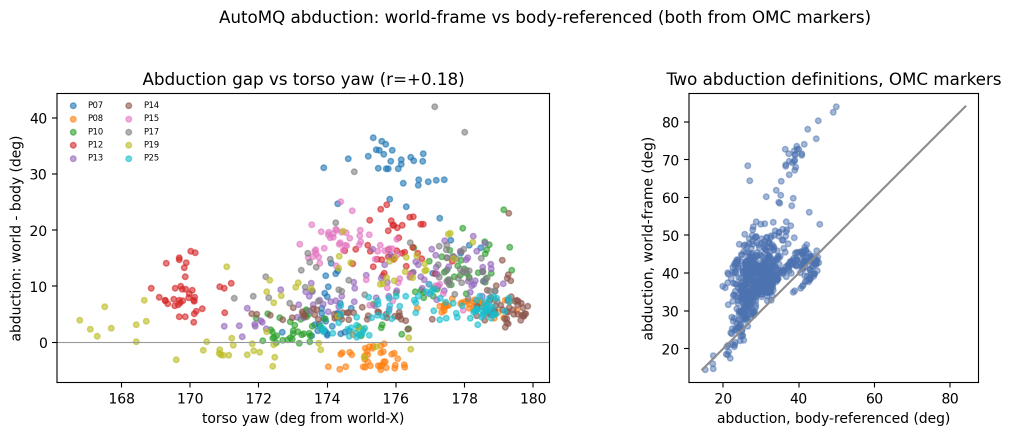
#> input picture paper/archive_20260820/automq_abduction_ref_test.png, 2023 x 872 px (shown at 1/2 size)
$ python -i imgproc.py   (imports and definitions only)
#> lines starting #> are read from the running program, lines starting #| are printed output that depends on the picture; after the words box and inside, x2 and y2 are one past the last pixel; in counts of white or black regions, pixels touching at a corner belong together
#> further down, picture is the input picture: shape (872, 2023, 3); mean B, G, R 242.4, 242, 241.8
"""ONE shared image+geometry transform for the whole mv3d pipeline — the generalization fix.

The invariant that makes everything rig-agnostic: a loader emits `img`, `P`, and any 2D keypoints
ALL in the SAME coordinate space — the pixel space of the model-input image tensor. Then the model
never needs native resolution, aspect ratio, or resize details: it just uses P and P/hm_stride.

We letterbox (aspect-preserving resize + pad) to a square `imgsz`, exactly like YOLO's backbone was
trained — NOT a squash-to-square (which distorts non-square rigs and is off-distribution for the
CSPDarknet). The SAME affine (scale r, pad dw/dh) is applied to the image, to P (left-multiply), and
to any native-px 2D. Works for ANY camera resolution / aspect ratio.

letterbox affine (native px -> input px):  u' = r*u + dw,  v' = r*v + dh   (r=min(imgsz/W,imgsz/H))
"""
import numpy as np
import cv2
import torch


# [36 lines left out: functions letterbox_params, letterbox_image, letterbox_P, letterbox_pts, not called in this run]


# ── PHOTOMETRIC augmentations (multi-view SAFE: don't move pixels -> P & 2D unchanged) ──
# Copied from ultralytics with its default pose gains. Geometric augs (mosaic/flip/translate/scale)
# are DELIBERATELY EXCLUDED: they'd break multi-view correspondence / need P-composition. The
# domain-gap generalization (synthetic->real) comes mainly from these photometric ops anyway.
HSV_H, HSV_S, HSV_V = 0.015, 0.7, 0.4        # ultralytics defaults
ERASE_P = 0.4                                 # ultralytics 'erasing' default


def random_hsv(img, hgain=HSV_H, sgain=HSV_S, vgain=HSV_V):
    """ultralytics RandomHSV (exact math), in-place on a BGR uint8 image. Photometric only."""
#> called with hgain = 0.015, sgain = 0.7, vgain = 0.4
    if img.shape[-1] != 3 or not (hgain or sgain or vgain):
        return img
    dtype = img.dtype
    r = np.random.uniform(-1, 1, 3) * [hgain, sgain, vgain]
    x = np.arange(0, 256, dtype=r.dtype)
    lut_hue = ((x + r[0] * 180) % 180).astype(dtype)
    lut_sat = np.clip(x * (r[1] + 1), 0, 255).astype(dtype)
#> lut_sat = 256 values from 0 to 255
    lut_val = np.clip(x * (r[2] + 1), 0, 255).astype(dtype)
#> lut_val = 256 values from 0 to 255
    lut_sat[0] = 0
    hue, sat, val = cv2.split(cv2.cvtColor(img, cv2.COLOR_BGR2HSV))
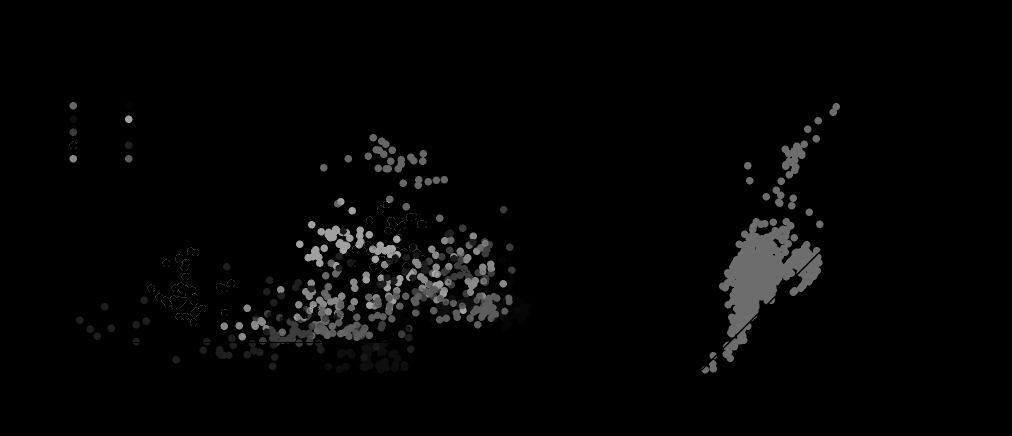
#> hue: shape (872, 2023) (shown at 1/2 size); min 0, max 179, mean 4.9
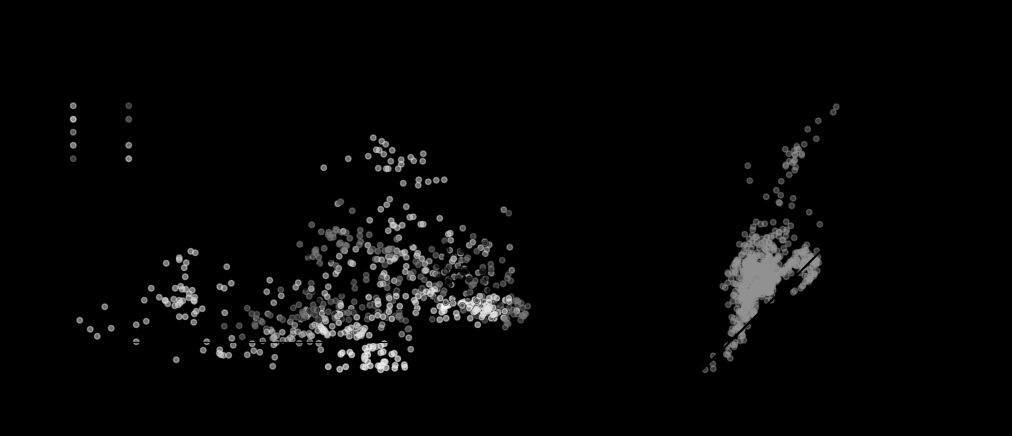
#> sat: shape (872, 2023) (shown at 1/2 size); min 0, max 241, mean 6.5
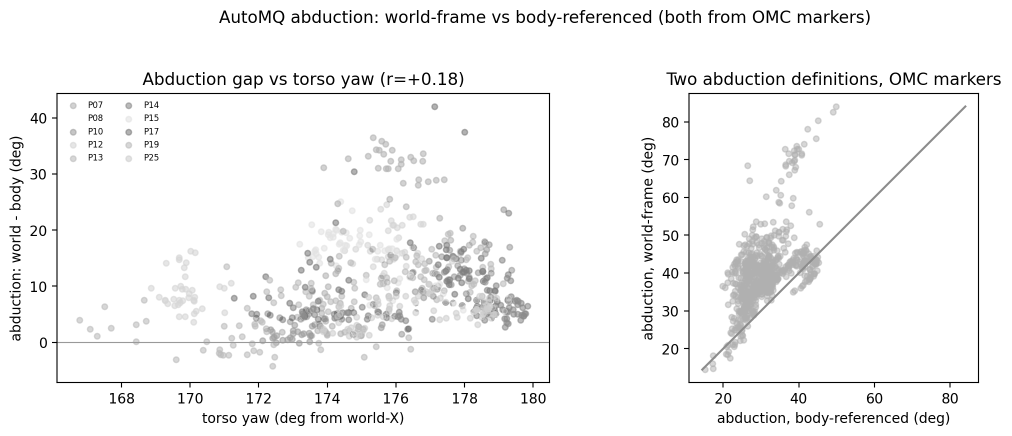
#> val: shape (872, 2023) (shown at 1/2 size); min 0, max 255, mean 244.7
    im_hsv = cv2.merge((cv2.LUT(hue, lut_hue), cv2.LUT(sat, lut_sat), cv2.LUT(val, lut_val)))
#> im_hsv: shape (872, 2023, 3); mean H, S, V 4.9, 8.3, 245.9
    cv2.cvtColor(im_hsv, cv2.COLOR_HSV2BGR, dst=img)
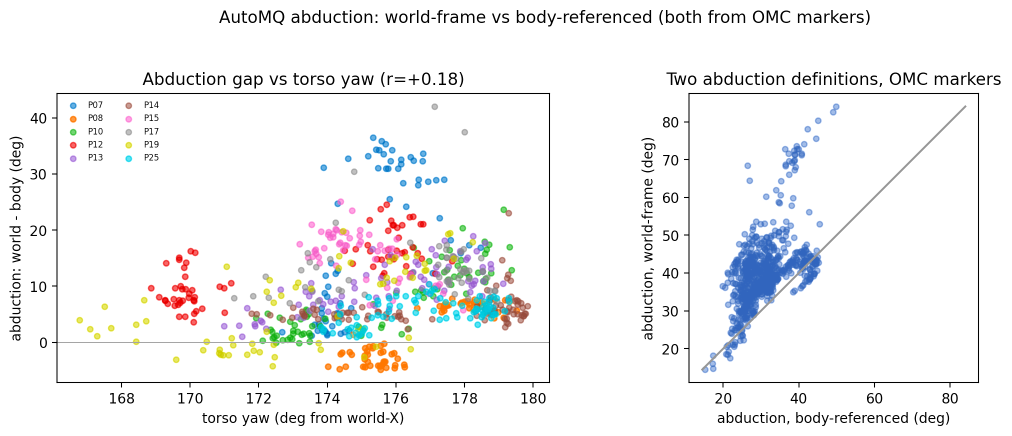
#> img: shape (872, 2023, 3) (shown at 1/2 size); 8.88% of pixels changed, all inside (x1, y1, x2, y2) = (19, 20, 2002, 852)
    return img


# [51 lines left out: functions random_erase, prep_view_cached, prep_view, not called in this run]

>>> import cv2
>>> picture = cv2.imread('../../paper/archive_20260820/automq_abduction_ref_test.png')
>>> result = random_hsv(picture)

$ run again, on paper/archive_20260820/automq_flexion_ref_test.png
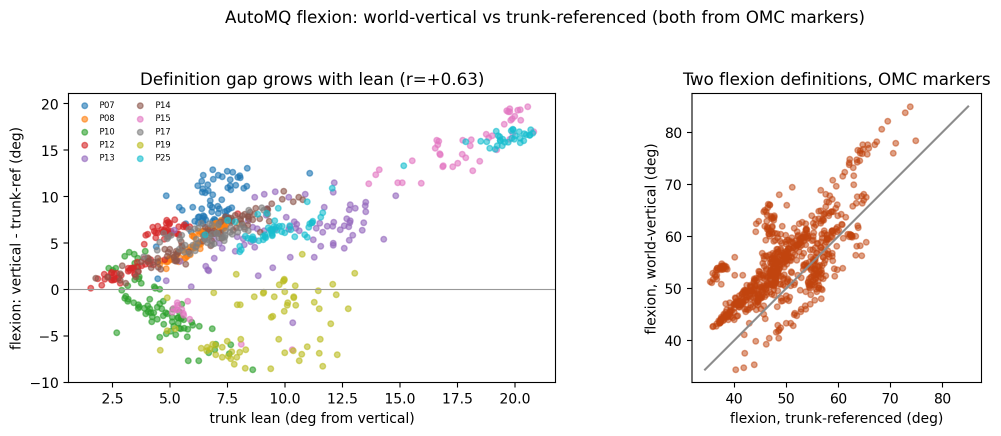
#> input picture paper/archive_20260820/automq_flexion_ref_test.png, 2001 x 872 px (shown at 1/2 size)
#> picture is the input picture: shape (872, 2001, 3); mean B, G, R 239.9, 241.2, 243.2
#> in random_hsv, `hue, sat, val = cv2.split(cv2.cvtColor(img, cv2.COLOR_BGR2HSV))`:
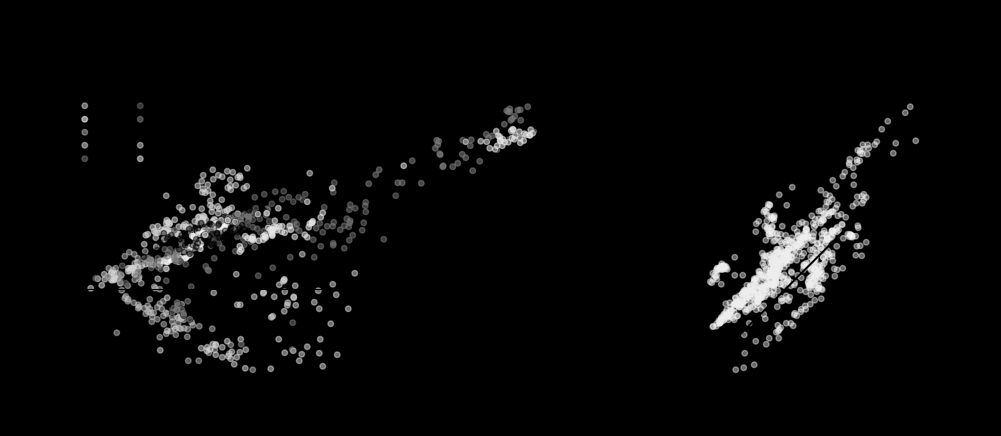
#> sat: shape (872, 2001) (shown at 1/2 size); min 0, max 241, mean 8
#> im_hsv: shape (872, 2001, 3); mean H, S, V 3.2, 10, 246.1
#> in random_hsv, `cv2.cvtColor(im_hsv, cv2.COLOR_HSV2BGR, dst=img)`:
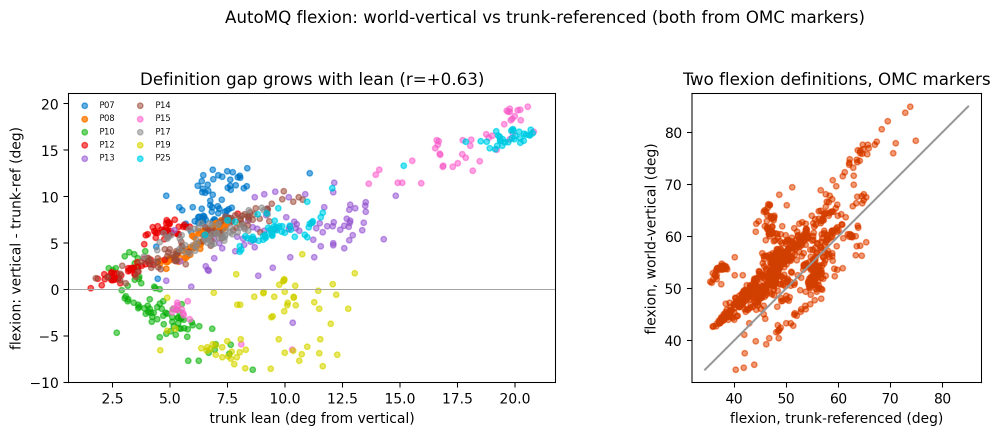
#> img: shape (872, 2001, 3) (shown at 1/2 size); 8.95% of pixels changed, all inside (x1, y1, x2, y2) = (19, 20, 1980, 852)

$ run again, on paper/archive_20260820/disagree_P07_61.png
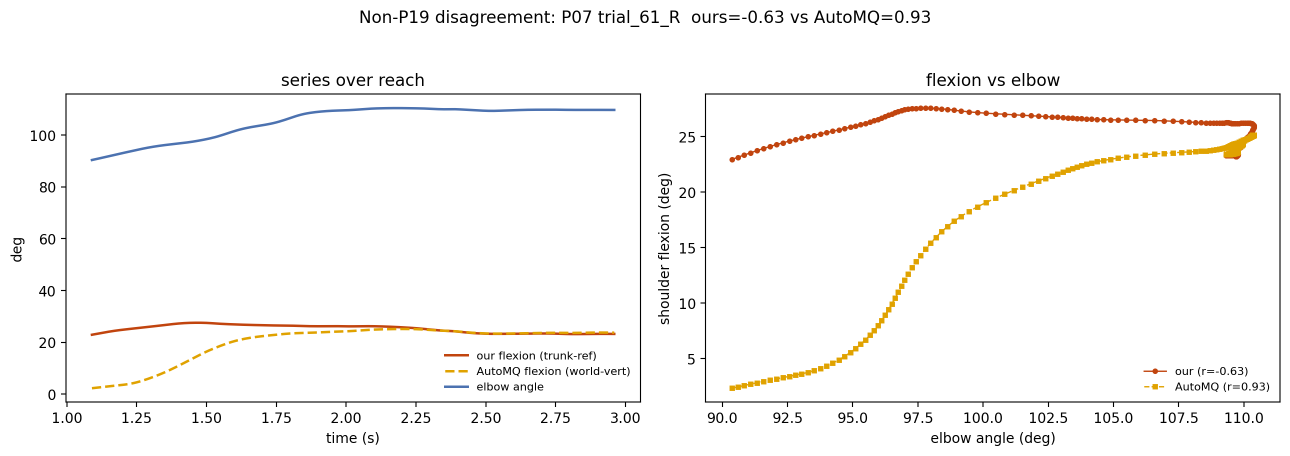
#> input picture paper/archive_20260820/disagree_P07_61.png, 2580 x 911 px (shown at 1/2 size)
#> picture is the input picture: shape (911, 2580, 3); mean B, G, R 246.9, 248.1, 249.1
#> in random_hsv, `hue, sat, val = cv2.split(cv2.cvtColor(img, cv2.COLOR_BGR2HSV))`:
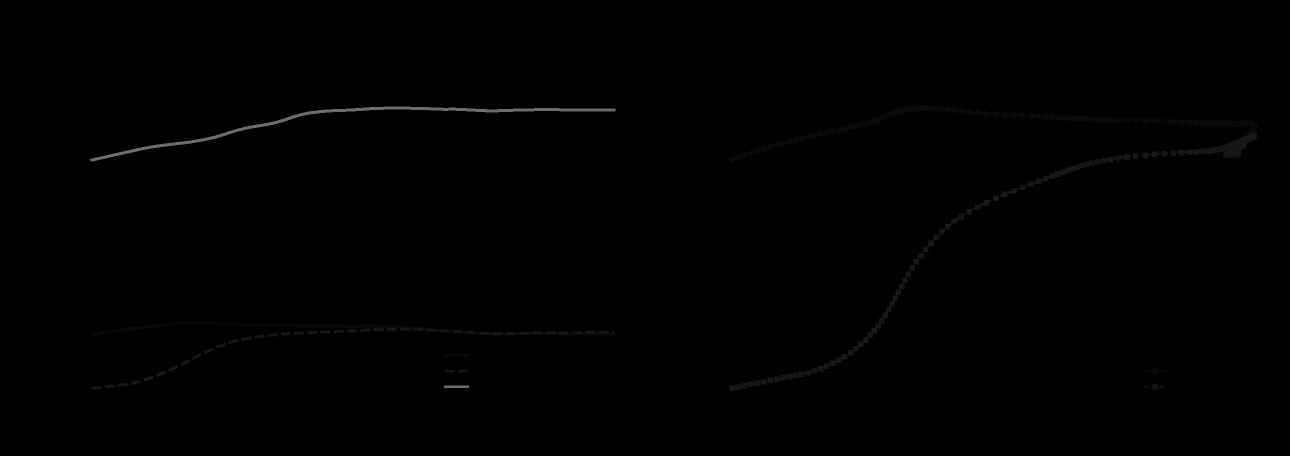
#> hue: shape (911, 2580) (shown at 1/2 size); min 0, max 120, mean 0.5
#> in random_hsv, `hue, sat, val = cv2.split(cv2.cvtColor(img, cv2.COLOR_BGR2HSV))`:
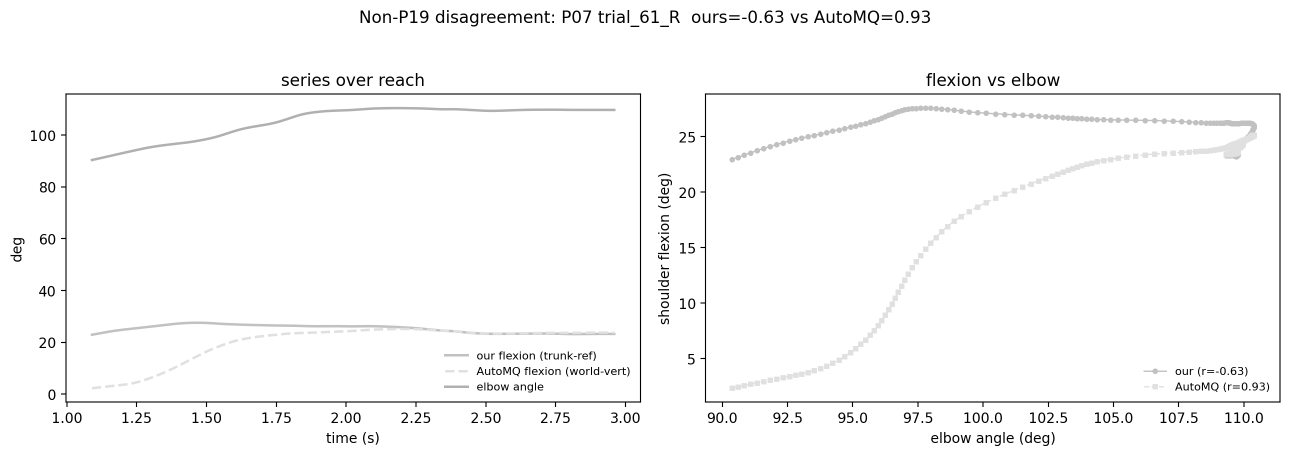
#> val: shape (911, 2580) (shown at 1/2 size); min 0, max 255, mean 249.4
#> im_hsv: shape (911, 2580, 3); mean H, S, V 0.5, 3.7, 249.8
#> img: shape (911, 2580, 3); 3.25% of pixels changed, all inside (x1, y1, x2, y2) = (21, 20, 2562, 892)

$ run again, on paper/archive_20260820/downaxis_omc_vs_mmc.png
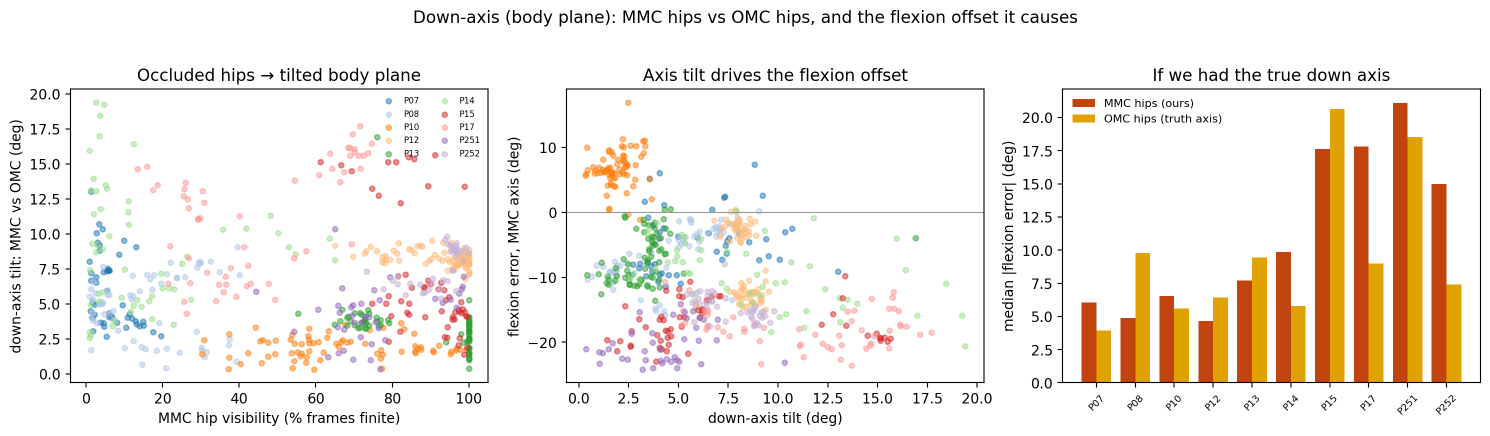
#> input picture paper/archive_20260820/downaxis_omc_vs_mmc.png, 2980 x 872 px (shown at 1/2 size)
#> picture is the input picture: shape (872, 2980, 3); mean B, G, R 229.2, 236.5, 243.3
#> in random_hsv, `hue, sat, val = cv2.split(cv2.cvtColor(img, cv2.COLOR_BGR2HSV))`:
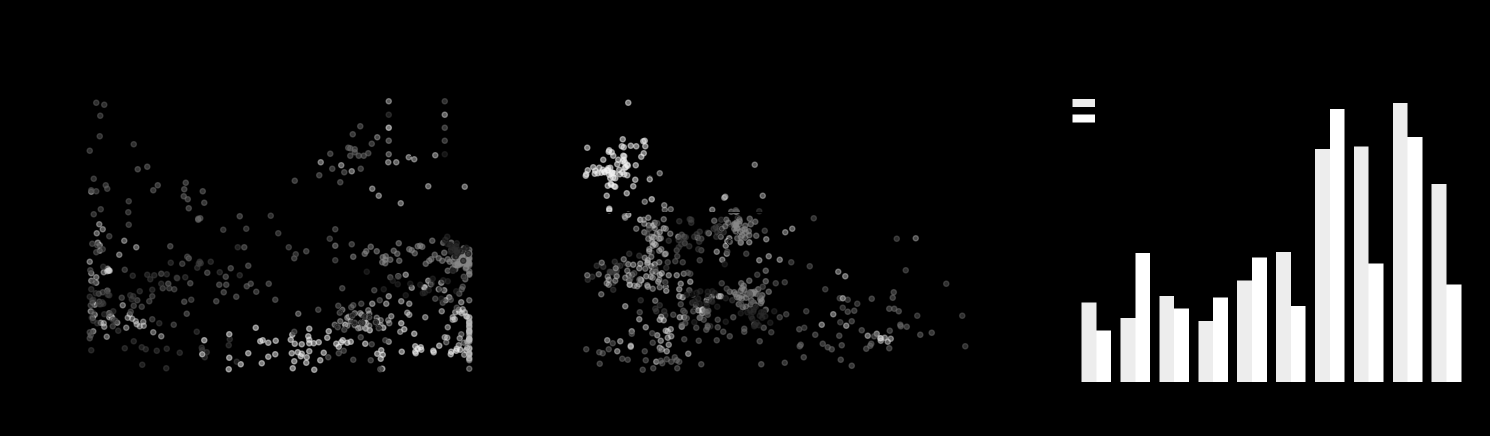
#> sat: shape (872, 2980) (shown at 1/2 size); min 0, max 255, mean 19.2
#> im_hsv: shape (872, 2980, 3); mean H, S, V 3.8, 20.9, 246.3
#> in random_hsv, `cv2.cvtColor(im_hsv, cv2.COLOR_HSV2BGR, dst=img)`:
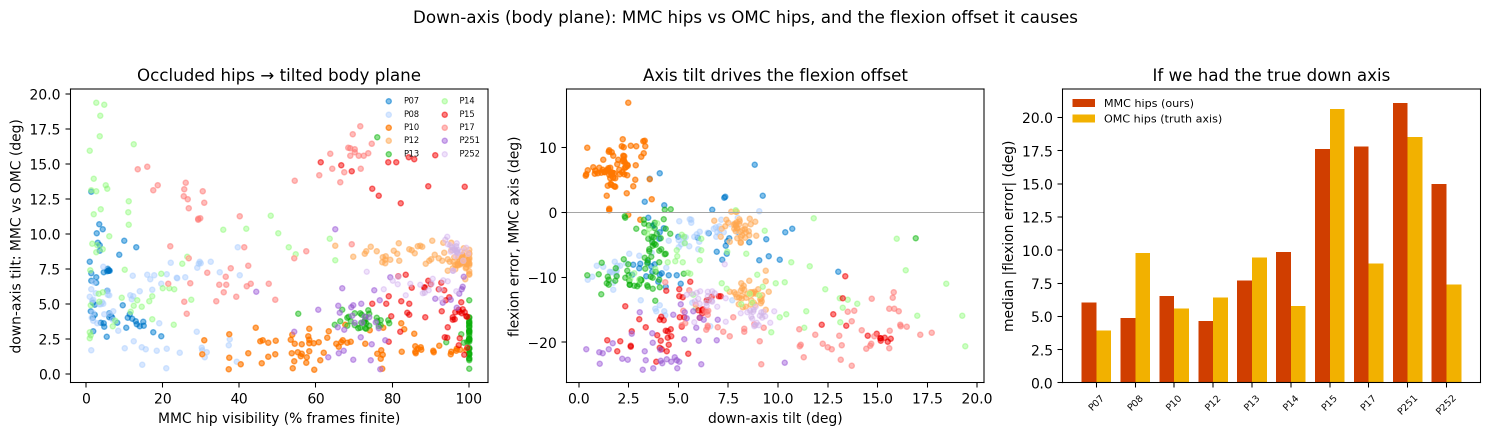
#> img: shape (872, 2980, 3) (shown at 1/2 size); 13.46% of pixels changed, all inside (x1, y1, x2, y2) = (19, 20, 2963, 852)
